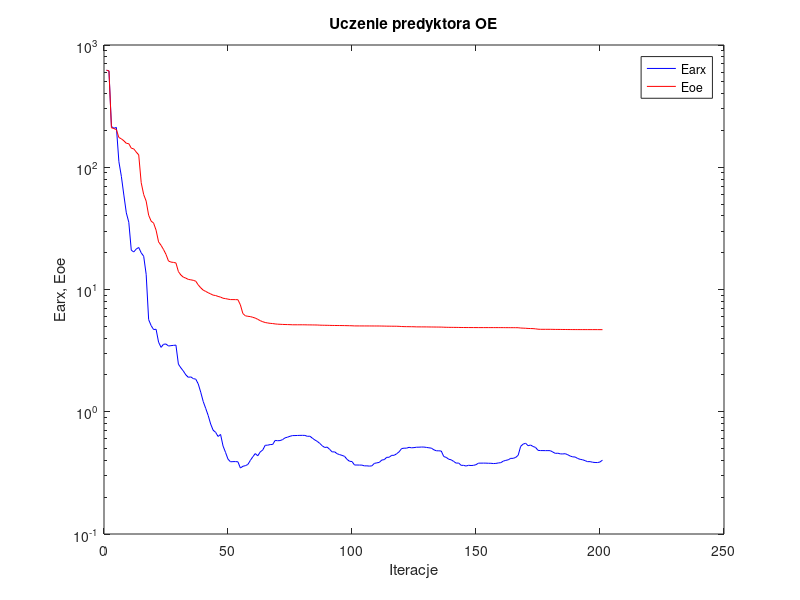
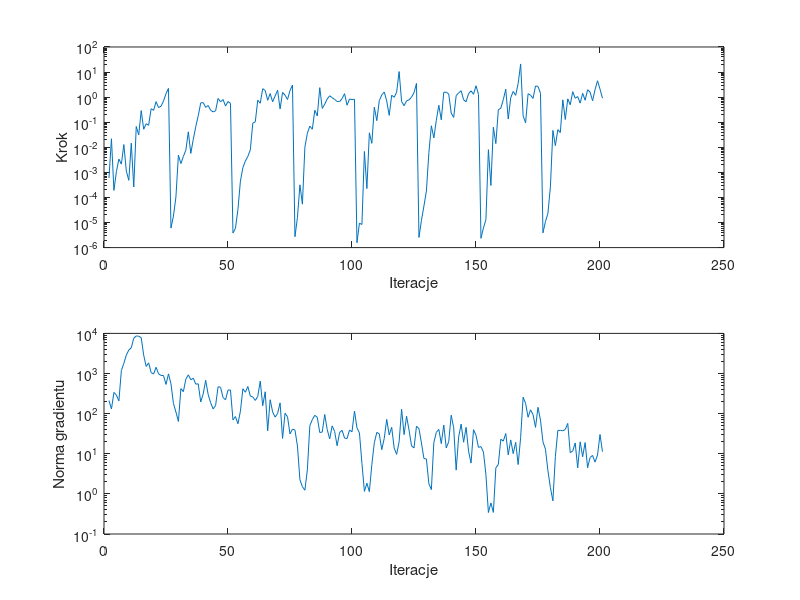

Source code (MATLAB) for these figures, in order:
%uczenie predyktora oe
clear all;
n=0; farx(n+1)=6.217914e+002; foe(n+1)=6.227001e+002; wspucz(n+1)=0.000000e+000; ng(n+1)=0.000000e+000;
%odnowa zmiennej metryki
n=1; farx(n+1)=6.135186e+002; foe(n+1)=6.139590e+002; krok(n+1)=5.945797e-004; ng(n+1)=2.117628e+002;
n=2; farx(n+1)=2.153455e+002; foe(n+1)=2.103120e+002; krok(n+1)=2.191235e-002; ng(n+1)=1.306285e+002;
n=3; farx(n+1)=2.085326e+002; foe(n+1)=2.071234e+002; krok(n+1)=1.915864e-004; ng(n+1)=3.372811e+002;
n=4; farx(n+1)=2.117018e+002; foe(n+1)=2.031883e+002; krok(n+1)=1.072587e-003; ng(n+1)=2.897508e+002;
n=5; farx(n+1)=1.111159e+002; foe(n+1)=1.750069e+002; krok(n+1)=3.390416e-003; ng(n+1)=2.076547e+002;
n=6; farx(n+1)=8.424034e+001; foe(n+1)=1.708923e+002; krok(n+1)=2.133311e-003; ng(n+1)=1.184196e+003;
n=7; farx(n+1)=5.924025e+001; foe(n+1)=1.646101e+002; krok(n+1)=1.285062e-002; ng(n+1)=1.793920e+003;
n=8; farx(n+1)=4.235999e+001; foe(n+1)=1.570111e+002; krok(n+1)=1.120495e-003; ng(n+1)=2.883870e+003;
n=9; farx(n+1)=3.548592e+001; foe(n+1)=1.558874e+002; krok(n+1)=4.820465e-004; ng(n+1)=3.840430e+003;
n=10; farx(n+1)=2.095928e+001; foe(n+1)=1.432369e+002; krok(n+1)=1.464382e-002; ng(n+1)=4.387230e+003;
n=11; farx(n+1)=2.028466e+001; foe(n+1)=1.413344e+002; krok(n+1)=2.615174e-004; ng(n+1)=7.561945e+003;
n=12; farx(n+1)=2.142241e+001; foe(n+1)=1.331663e+002; krok(n+1)=6.754317e-002; ng(n+1)=8.649401e+003;
n=13; farx(n+1)=2.207638e+001; foe(n+1)=1.261430e+002; krok(n+1)=3.094863e-002; ng(n+1)=8.514817e+003;
n=14; farx(n+1)=1.995545e+001; foe(n+1)=7.478136e+001; krok(n+1)=2.905057e-001; ng(n+1)=7.819334e+003;
n=15; farx(n+1)=1.871147e+001; foe(n+1)=5.977603e+001; krok(n+1)=5.244574e-002; ng(n+1)=2.875493e+003;
n=16; farx(n+1)=1.331203e+001; foe(n+1)=5.283641e+001; krok(n+1)=8.693674e-002; ng(n+1)=1.499305e+003;
n=17; farx(n+1)=5.671416e+000; foe(n+1)=4.050763e+001; krok(n+1)=7.551359e-002; ng(n+1)=1.844357e+003;
n=18; farx(n+1)=5.066387e+000; foe(n+1)=3.629298e+001; krok(n+1)=3.457398e-001; ng(n+1)=1.057093e+003;
n=19; farx(n+1)=4.704172e+000; foe(n+1)=3.492432e+001; krok(n+1)=2.974827e-001; ng(n+1)=9.696395e+002;
n=20; farx(n+1)=4.728881e+000; foe(n+1)=3.056460e+001; krok(n+1)=6.614848e-001; ng(n+1)=1.431731e+003;
n=21; farx(n+1)=3.711466e+000; foe(n+1)=2.453087e+001; krok(n+1)=3.827775e-001; ng(n+1)=9.841483e+002;
n=22; farx(n+1)=3.361778e+000; foe(n+1)=2.298023e+001; krok(n+1)=4.352152e-001; ng(n+1)=8.943882e+002;
n=23; farx(n+1)=3.565520e+000; foe(n+1)=2.124114e+001; krok(n+1)=7.011953e-001; ng(n+1)=8.918683e+002;
n=24; farx(n+1)=3.581684e+000; foe(n+1)=1.936911e+001; krok(n+1)=1.371110e+000; ng(n+1)=5.348525e+002;
n=25; farx(n+1)=3.448826e+000; foe(n+1)=1.710100e+001; krok(n+1)=2.228302e+000; ng(n+1)=9.795259e+002;
%odnowa zmiennej metryki
n=26; farx(n+1)=3.474150e+000; foe(n+1)=1.676121e+001; krok(n+1)=5.997350e-006; ng(n+1)=5.543252e+002;
n=27; farx(n+1)=3.490331e+000; foe(n+1)=1.665877e+001; krok(n+1)=1.814366e-005; ng(n+1)=1.791470e+002;
n=28; farx(n+1)=3.510413e+000; foe(n+1)=1.649366e+001; krok(n+1)=1.042068e-004; ng(n+1)=1.099787e+002;
n=29; farx(n+1)=2.450972e+000; foe(n+1)=1.401415e+001; krok(n+1)=4.838912e-003; ng(n+1)=6.369022e+001;
n=30; farx(n+1)=2.285608e+000; foe(n+1)=1.313429e+001; krok(n+1)=2.237201e-003; ng(n+1)=4.202317e+002;
n=31; farx(n+1)=2.152611e+000; foe(n+1)=1.261584e+001; krok(n+1)=4.312903e-003; ng(n+1)=3.530250e+002;
n=32; farx(n+1)=2.003154e+000; foe(n+1)=1.238476e+001; krok(n+1)=7.632150e-003; ng(n+1)=7.259563e+002;
n=33; farx(n+1)=1.913266e+000; foe(n+1)=1.209535e+001; krok(n+1)=4.134280e-002; ng(n+1)=9.260339e+002;
n=34; farx(n+1)=1.928801e+000; foe(n+1)=1.200261e+001; krok(n+1)=5.711090e-003; ng(n+1)=6.975513e+002;
n=35; farx(n+1)=1.866188e+000; foe(n+1)=1.188736e+001; krok(n+1)=2.085765e-002; ng(n+1)=7.648697e+002;
n=36; farx(n+1)=1.847648e+000; foe(n+1)=1.169073e+001; krok(n+1)=6.645935e-002; ng(n+1)=5.433306e+002;
n=37; farx(n+1)=1.688909e+000; foe(n+1)=1.090371e+001; krok(n+1)=1.812098e-001; ng(n+1)=5.529509e+002;
n=38; farx(n+1)=1.445668e+000; foe(n+1)=1.032869e+001; krok(n+1)=5.888949e-001; ng(n+1)=1.950595e+002;
n=39; farx(n+1)=1.213782e+000; foe(n+1)=9.883869e+000; krok(n+1)=6.046342e-001; ng(n+1)=3.105117e+002;
n=40; farx(n+1)=1.066641e+000; foe(n+1)=9.647513e+000; krok(n+1)=3.916078e-001; ng(n+1)=6.784608e+002;
n=41; farx(n+1)=9.334557e-001; foe(n+1)=9.411382e+000; krok(n+1)=4.641165e-001; ng(n+1)=3.007994e+002;
n=42; farx(n+1)=7.944186e-001; foe(n+1)=9.202730e+000; krok(n+1)=3.001130e-001; ng(n+1)=1.867482e+002;
n=43; farx(n+1)=7.065823e-001; foe(n+1)=8.993848e+000; krok(n+1)=2.577175e-001; ng(n+1)=1.310662e+002;
n=44; farx(n+1)=6.792214e-001; foe(n+1)=8.927769e+000; krok(n+1)=2.847814e-001; ng(n+1)=1.599039e+002;
n=45; farx(n+1)=6.276610e-001; foe(n+1)=8.778918e+000; krok(n+1)=8.904025e-001; ng(n+1)=4.685324e+002;
n=46; farx(n+1)=6.526016e-001; foe(n+1)=8.664169e+000; krok(n+1)=6.480438e-001; ng(n+1)=4.535924e+002;
n=47; farx(n+1)=5.247125e-001; foe(n+1)=8.484515e+000; krok(n+1)=8.027177e-001; ng(n+1)=2.514537e+002;
n=48; farx(n+1)=4.650788e-001; foe(n+1)=8.422859e+000; krok(n+1)=4.423764e-001; ng(n+1)=2.208351e+002;
n=49; farx(n+1)=4.093868e-001; foe(n+1)=8.340731e+000; krok(n+1)=6.710813e-001; ng(n+1)=3.871553e+002;
n=50; farx(n+1)=3.896919e-001; foe(n+1)=8.272314e+000; krok(n+1)=5.636152e-001; ng(n+1)=3.871521e+002;
%odnowa zmiennej metryki
n=51; farx(n+1)=3.909480e-001; foe(n+1)=8.270174e+000; krok(n+1)=3.792618e-006; ng(n+1)=6.971721e+001;
n=52; farx(n+1)=3.911669e-001; foe(n+1)=8.263871e+000; krok(n+1)=5.852529e-006; ng(n+1)=8.451121e+001;
n=53; farx(n+1)=3.897060e-001; foe(n+1)=8.251956e+000; krok(n+1)=3.273007e-005; ng(n+1)=5.607836e+001;
n=54; farx(n+1)=3.463222e-001; foe(n+1)=7.481160e+000; krok(n+1)=4.465528e-004; ng(n+1)=1.145019e+002;
n=55; farx(n+1)=3.581347e-001; foe(n+1)=6.354670e+000; krok(n+1)=1.548346e-003; ng(n+1)=4.169597e+002;
n=56; farx(n+1)=3.622367e-001; foe(n+1)=6.093788e+000; krok(n+1)=2.818159e-003; ng(n+1)=3.412198e+002;
n=57; farx(n+1)=3.703932e-001; foe(n+1)=6.035926e+000; krok(n+1)=4.337081e-003; ng(n+1)=4.756216e+002;
n=58; farx(n+1)=3.996719e-001; foe(n+1)=6.005387e+000; krok(n+1)=7.932207e-003; ng(n+1)=2.738222e+002;
n=59; farx(n+1)=4.281481e-001; foe(n+1)=5.922978e+000; krok(n+1)=9.228634e-002; ng(n+1)=2.605316e+002;
n=60; farx(n+1)=4.548646e-001; foe(n+1)=5.837310e+000; krok(n+1)=1.036878e-001; ng(n+1)=2.134222e+002;
n=61; farx(n+1)=4.360801e-001; foe(n+1)=5.702239e+000; krok(n+1)=7.560816e-001; ng(n+1)=2.676040e+002;
n=62; farx(n+1)=4.692448e-001; foe(n+1)=5.560637e+000; krok(n+1)=5.727234e-001; ng(n+1)=6.465239e+002;
n=63; farx(n+1)=4.864623e-001; foe(n+1)=5.451773e+000; krok(n+1)=2.168622e+000; ng(n+1)=1.577616e+002;
n=64; farx(n+1)=5.316540e-001; foe(n+1)=5.370232e+000; krok(n+1)=1.841069e+000; ng(n+1)=3.507214e+002;
n=65; farx(n+1)=5.329426e-001; foe(n+1)=5.324318e+000; krok(n+1)=7.487569e-001; ng(n+1)=3.720760e+001;
n=66; farx(n+1)=5.389869e-001; foe(n+1)=5.286838e+000; krok(n+1)=1.386016e+000; ng(n+1)=2.222656e+002;
n=67; farx(n+1)=5.397134e-001; foe(n+1)=5.266202e+000; krok(n+1)=6.524460e-001; ng(n+1)=1.101628e+002;
n=68; farx(n+1)=5.825374e-001; foe(n+1)=5.229858e+000; krok(n+1)=1.120145e+000; ng(n+1)=8.198519e+001;
n=69; farx(n+1)=5.796326e-001; foe(n+1)=5.206155e+000; krok(n+1)=1.882680e+000; ng(n+1)=1.009690e+002;
n=70; farx(n+1)=5.809118e-001; foe(n+1)=5.193567e+000; krok(n+1)=3.374549e-001; ng(n+1)=1.852944e+002;
n=71; farx(n+1)=5.915410e-001; foe(n+1)=5.180420e+000; krok(n+1)=1.535351e+000; ng(n+1)=2.416865e+001;
n=72; farx(n+1)=6.115094e-001; foe(n+1)=5.171859e+000; krok(n+1)=1.203864e+000; ng(n+1)=1.024182e+002;
n=73; farx(n+1)=6.195015e-001; foe(n+1)=5.165347e+000; krok(n+1)=8.043035e-001; ng(n+1)=8.314945e+001;
n=74; farx(n+1)=6.301878e-001; foe(n+1)=5.157591e+000; krok(n+1)=1.834237e+000; ng(n+1)=3.122144e+001;
n=75; farx(n+1)=6.382646e-001; foe(n+1)=5.146419e+000; krok(n+1)=3.028612e+000; ng(n+1)=4.121297e+001;
%odnowa zmiennej metryki
n=76; farx(n+1)=6.386680e-001; foe(n+1)=5.145454e+000; krok(n+1)=2.722567e-006; ng(n+1)=3.890068e+001;
n=77; farx(n+1)=6.397789e-001; foe(n+1)=5.144914e+000; krok(n+1)=1.592832e-005; ng(n+1)=1.563759e+001;
n=78; farx(n+1)=6.408974e-001; foe(n+1)=5.144622e+000; krok(n+1)=3.185772e-004; ng(n+1)=2.251629e+000;
n=79; farx(n+1)=6.410933e-001; foe(n+1)=5.144607e+000; krok(n+1)=5.394830e-005; ng(n+1)=1.512820e+000;
n=80; farx(n+1)=6.405231e-001; foe(n+1)=5.142858e+000; krok(n+1)=1.012568e-002; ng(n+1)=1.234228e+000;
n=81; farx(n+1)=6.296416e-001; foe(n+1)=5.136701e+000; krok(n+1)=3.631321e-002; ng(n+1)=3.989588e+000;
n=82; farx(n+1)=6.311943e-001; foe(n+1)=5.134595e+000; krok(n+1)=6.963444e-002; ng(n+1)=5.042829e+001;
n=83; farx(n+1)=6.084681e-001; foe(n+1)=5.131095e+000; krok(n+1)=5.266571e-002; ng(n+1)=7.083772e+001;
n=84; farx(n+1)=5.880204e-001; foe(n+1)=5.128009e+000; krok(n+1)=2.997685e-001; ng(n+1)=9.095896e+001;
n=85; farx(n+1)=5.723462e-001; foe(n+1)=5.123240e+000; krok(n+1)=1.775417e-001; ng(n+1)=8.101940e+001;
n=86; farx(n+1)=5.509796e-001; foe(n+1)=5.109692e+000; krok(n+1)=2.387547e+000; ng(n+1)=3.381684e+001;
n=87; farx(n+1)=5.265964e-001; foe(n+1)=5.102959e+000; krok(n+1)=3.550835e-001; ng(n+1)=3.476091e+001;
n=88; farx(n+1)=5.103295e-001; foe(n+1)=5.098217e+000; krok(n+1)=5.249576e-001; ng(n+1)=9.548998e+001;
n=89; farx(n+1)=5.137743e-001; foe(n+1)=5.093952e+000; krok(n+1)=8.456470e-001; ng(n+1)=4.019143e+001;
n=90; farx(n+1)=4.920851e-001; foe(n+1)=5.087779e+000; krok(n+1)=1.131462e+000; ng(n+1)=2.342896e+001;
n=91; farx(n+1)=4.693209e-001; foe(n+1)=5.081361e+000; krok(n+1)=9.528451e-001; ng(n+1)=4.951752e+001;
n=92; farx(n+1)=4.699403e-001; foe(n+1)=5.078320e+000; krok(n+1)=8.127796e-001; ng(n+1)=3.579205e+001;
n=93; farx(n+1)=4.536480e-001; foe(n+1)=5.075050e+000; krok(n+1)=6.710813e-001; ng(n+1)=1.584363e+001;
n=94; farx(n+1)=4.460258e-001; foe(n+1)=5.072979e+000; krok(n+1)=6.620810e-001; ng(n+1)=3.384376e+001;
n=95; farx(n+1)=4.396929e-001; foe(n+1)=5.070772e+000; krok(n+1)=8.726755e-001; ng(n+1)=3.841988e+001;
n=96; farx(n+1)=4.317022e-001; foe(n+1)=5.066573e+000; krok(n+1)=1.374295e+000; ng(n+1)=2.455190e+001;
n=97; farx(n+1)=4.078569e-001; foe(n+1)=5.061371e+000; krok(n+1)=4.756263e-001; ng(n+1)=2.391754e+001;
n=98; farx(n+1)=3.935181e-001; foe(n+1)=5.057110e+000; krok(n+1)=8.457767e-001; ng(n+1)=3.912143e+001;
n=99; farx(n+1)=3.915598e-001; foe(n+1)=5.050386e+000; krok(n+1)=7.970783e-001; ng(n+1)=3.522265e+001;
n=100; farx(n+1)=3.668229e-001; foe(n+1)=5.037433e+000; krok(n+1)=8.224396e-001; ng(n+1)=1.158088e+002;
%odnowa zmiennej metryki
n=101; farx(n+1)=3.667086e-001; foe(n+1)=5.036847e+000; krok(n+1)=1.560170e-006; ng(n+1)=4.424412e+001;
n=102; farx(n+1)=3.663394e-001; foe(n+1)=5.035444e+000; krok(n+1)=9.456357e-006; ng(n+1)=3.301842e+001;
n=103; farx(n+1)=3.660837e-001; foe(n+1)=5.035398e+000; krok(n+1)=8.329312e-006; ng(n+1)=5.777701e+000;
n=104; farx(n+1)=3.609675e-001; foe(n+1)=5.033980e+000; krok(n+1)=6.800237e-003; ng(n+1)=1.155390e+000;
n=105; farx(n+1)=3.610674e-001; foe(n+1)=5.033820e+000; krok(n+1)=2.263251e-004; ng(n+1)=1.839496e+000;
n=106; farx(n+1)=3.592092e-001; foe(n+1)=5.032822e+000; krok(n+1)=3.789541e-002; ng(n+1)=1.138729e+000;
n=107; farx(n+1)=3.608020e-001; foe(n+1)=5.031952e+000; krok(n+1)=1.438335e-002; ng(n+1)=5.440041e+000;
n=108; farx(n+1)=3.779634e-001; foe(n+1)=5.030172e+000; krok(n+1)=3.963765e-001; ng(n+1)=1.874277e+001;
n=109; farx(n+1)=3.819693e-001; foe(n+1)=5.029813e+000; krok(n+1)=1.150668e-001; ng(n+1)=3.414182e+001;
n=110; farx(n+1)=3.851234e-001; foe(n+1)=5.028878e+000; krok(n+1)=7.215816e-001; ng(n+1)=3.138623e+001;
n=111; farx(n+1)=4.026851e-001; foe(n+1)=5.024795e+000; krok(n+1)=1.230345e+000; ng(n+1)=1.265738e+001;
n=112; farx(n+1)=4.057581e-001; foe(n+1)=5.020621e+000; krok(n+1)=1.601772e+000; ng(n+1)=2.417576e+001;
n=113; farx(n+1)=4.238461e-001; foe(n+1)=5.014761e+000; krok(n+1)=7.011953e-001; ng(n+1)=7.184487e+001;
n=114; farx(n+1)=4.244822e-001; foe(n+1)=5.012961e+000; krok(n+1)=1.872762e-001; ng(n+1)=2.948177e+001;
n=115; farx(n+1)=4.399805e-001; foe(n+1)=5.008925e+000; krok(n+1)=1.189063e+000; ng(n+1)=4.572385e+001;
n=116; farx(n+1)=4.403632e-001; foe(n+1)=5.007767e+000; krok(n+1)=9.876806e-001; ng(n+1)=1.390045e+001;
n=117; farx(n+1)=4.532393e-001; foe(n+1)=5.005889e+000; krok(n+1)=1.569476e+000; ng(n+1)=9.661407e+000;
n=118; farx(n+1)=4.705311e-001; foe(n+1)=4.996745e+000; krok(n+1)=1.046054e+001; ng(n+1)=2.001541e+001;
n=119; farx(n+1)=4.997488e-001; foe(n+1)=4.979405e+000; krok(n+1)=6.643777e-001; ng(n+1)=1.286390e+002;
n=120; farx(n+1)=5.036787e-001; foe(n+1)=4.971572e+000; krok(n+1)=4.556164e-001; ng(n+1)=2.999913e+001;
n=121; farx(n+1)=5.037301e-001; foe(n+1)=4.966354e+000; krok(n+1)=7.101669e-001; ng(n+1)=8.635106e+001;
n=122; farx(n+1)=5.116233e-001; foe(n+1)=4.963778e+000; krok(n+1)=7.773108e-001; ng(n+1)=3.882444e+001;
n=123; farx(n+1)=5.070794e-001; foe(n+1)=4.960753e+000; krok(n+1)=9.961132e-001; ng(n+1)=1.580495e+001;
n=124; farx(n+1)=5.089115e-001; foe(n+1)=4.957140e+000; krok(n+1)=1.505055e+000; ng(n+1)=1.394556e+001;
n=125; farx(n+1)=5.126631e-001; foe(n+1)=4.946937e+000; krok(n+1)=3.524988e+000; ng(n+1)=4.864233e+001;
%odnowa zmiennej metryki
n=126; farx(n+1)=5.130426e-001; foe(n+1)=4.945992e+000; krok(n+1)=2.542898e-006; ng(n+1)=4.221857e+001;
n=127; farx(n+1)=5.145254e-001; foe(n+1)=4.944800e+000; krok(n+1)=1.225273e-005; ng(n+1)=1.854802e+001;
n=128; farx(n+1)=5.142116e-001; foe(n+1)=4.944368e+000; krok(n+1)=4.554340e-005; ng(n+1)=7.614137e+000;
n=129; farx(n+1)=5.108531e-001; foe(n+1)=4.942765e+000; krok(n+1)=1.802468e-004; ng(n+1)=7.390678e+000;
n=130; farx(n+1)=5.072938e-001; foe(n+1)=4.938698e+000; krok(n+1)=6.193383e-003; ng(n+1)=1.790856e+000;
n=131; farx(n+1)=5.038620e-001; foe(n+1)=4.935553e+000; krok(n+1)=7.208292e-002; ng(n+1)=1.279857e+000;
n=132; farx(n+1)=4.885257e-001; foe(n+1)=4.933558e+000; krok(n+1)=2.357847e-002; ng(n+1)=1.915135e+001;
n=133; farx(n+1)=4.794068e-001; foe(n+1)=4.930751e+000; krok(n+1)=1.202792e-001; ng(n+1)=3.401362e+001;
n=134; farx(n+1)=4.792434e-001; foe(n+1)=4.928527e+000; krok(n+1)=4.747686e-001; ng(n+1)=4.051777e+001;
n=135; farx(n+1)=4.771839e-001; foe(n+1)=4.925997e+000; krok(n+1)=1.251841e-001; ng(n+1)=1.793474e+001;
n=136; farx(n+1)=4.300000e-001; foe(n+1)=4.916170e+000; krok(n+1)=1.569476e+000; ng(n+1)=5.215586e+001;
n=137; farx(n+1)=4.233302e-001; foe(n+1)=4.908412e+000; krok(n+1)=1.569476e+000; ng(n+1)=1.395671e+001;
n=138; farx(n+1)=4.088312e-001; foe(n+1)=4.903619e+000; krok(n+1)=1.342163e+000; ng(n+1)=1.994892e+001;
n=139; farx(n+1)=4.045085e-001; foe(n+1)=4.901735e+000; krok(n+1)=2.317569e-001; ng(n+1)=9.122172e+001;
n=140; farx(n+1)=3.923900e-001; foe(n+1)=4.899997e+000; krok(n+1)=1.550674e-001; ng(n+1)=4.467174e+001;
n=141; farx(n+1)=3.797889e-001; foe(n+1)=4.897286e+000; krok(n+1)=1.145447e+000; ng(n+1)=3.914320e+000;
n=142; farx(n+1)=3.808953e-001; foe(n+1)=4.893943e+000; krok(n+1)=1.477307e+000; ng(n+1)=2.611212e+001;
n=143; farx(n+1)=3.645086e-001; foe(n+1)=4.889559e+000; krok(n+1)=1.800219e+000; ng(n+1)=5.490964e+001;
n=144; farx(n+1)=3.643854e-001; foe(n+1)=4.887415e+000; krok(n+1)=7.847380e-001; ng(n+1)=1.941857e+001;
n=145; farx(n+1)=3.596859e-001; foe(n+1)=4.885305e+000; krok(n+1)=6.537835e-001; ng(n+1)=4.542396e+001;
n=146; farx(n+1)=3.649039e-001; foe(n+1)=4.884093e+000; krok(n+1)=1.368663e+000; ng(n+1)=1.165243e+001;
n=147; farx(n+1)=3.632194e-001; foe(n+1)=4.883271e+000; krok(n+1)=1.784434e+000; ng(n+1)=5.855188e+000;
n=148; farx(n+1)=3.644244e-001; foe(n+1)=4.882547e+000; krok(n+1)=1.295594e+000; ng(n+1)=3.987860e+001;
n=149; farx(n+1)=3.690074e-001; foe(n+1)=4.880894e+000; krok(n+1)=2.840668e+000; ng(n+1)=2.886433e+001;
n=150; farx(n+1)=3.798778e-001; foe(n+1)=4.879533e+000; krok(n+1)=1.296088e+000; ng(n+1)=1.443554e+001;
%odnowa zmiennej metryki
n=151; farx(n+1)=3.799014e-001; foe(n+1)=4.879440e+000; krok(n+1)=2.343927e-006; ng(n+1)=1.504620e+001;
n=152; farx(n+1)=3.800962e-001; foe(n+1)=4.879286e+000; krok(n+1)=6.098994e-006; ng(n+1)=1.102941e+001;
n=153; farx(n+1)=3.799372e-001; foe(n+1)=4.879266e+000; krok(n+1)=1.302585e-005; ng(n+1)=3.012212e+000;
n=154; farx(n+1)=3.790868e-001; foe(n+1)=4.879083e+000; krok(n+1)=8.023134e-003; ng(n+1)=3.426119e-001;
n=155; farx(n+1)=3.788134e-001; foe(n+1)=4.879070e+000; krok(n+1)=3.003772e-004; ng(n+1)=5.943125e-001;
n=156; farx(n+1)=3.769801e-001; foe(n+1)=4.878653e+000; krok(n+1)=6.345766e-002; ng(n+1)=3.457562e-001;
n=157; farx(n+1)=3.778728e-001; foe(n+1)=4.878611e+000; krok(n+1)=1.405854e-002; ng(n+1)=4.480635e+000;
n=158; farx(n+1)=3.812116e-001; foe(n+1)=4.878061e+000; krok(n+1)=3.106282e-001; ng(n+1)=5.402850e+000;
n=159; farx(n+1)=3.832012e-001; foe(n+1)=4.877886e+000; krok(n+1)=3.619299e-001; ng(n+1)=2.303393e+001;
n=160; farx(n+1)=3.946653e-001; foe(n+1)=4.876555e+000; krok(n+1)=7.926233e-001; ng(n+1)=2.067748e+001;
n=161; farx(n+1)=4.000307e-001; foe(n+1)=4.874161e+000; krok(n+1)=2.081446e+000; ng(n+1)=3.191493e+001;
n=162; farx(n+1)=4.047494e-001; foe(n+1)=4.873828e+000; krok(n+1)=1.337651e-001; ng(n+1)=9.388727e+000;
n=163; farx(n+1)=4.156218e-001; foe(n+1)=4.872581e+000; krok(n+1)=9.512526e-001; ng(n+1)=2.215124e+001;
n=164; farx(n+1)=4.158691e-001; foe(n+1)=4.871718e+000; krok(n+1)=1.691553e+000; ng(n+1)=1.006794e+001;
n=165; farx(n+1)=4.229955e-001; foe(n+1)=4.871176e+000; krok(n+1)=1.180120e+000; ng(n+1)=1.924164e+001;
n=166; farx(n+1)=4.405843e-001; foe(n+1)=4.869063e+000; krok(n+1)=3.529274e+000; ng(n+1)=5.379365e+000;
n=167; farx(n+1)=5.207011e-001; foe(n+1)=4.840682e+000; krok(n+1)=2.104300e+001; ng(n+1)=2.573119e+001;
n=168; farx(n+1)=5.435190e-001; foe(n+1)=4.830054e+000; krok(n+1)=1.794664e-001; ng(n+1)=2.572435e+002;
n=169; farx(n+1)=5.526100e-001; foe(n+1)=4.819153e+000; krok(n+1)=9.464413e-002; ng(n+1)=1.795482e+002;
n=170; farx(n+1)=5.274008e-001; foe(n+1)=4.802095e+000; krok(n+1)=1.371445e+000; ng(n+1)=8.121431e+001;
n=171; farx(n+1)=5.343362e-001; foe(n+1)=4.793927e+000; krok(n+1)=1.194991e+000; ng(n+1)=1.246934e+002;
n=172; farx(n+1)=5.201082e-001; foe(n+1)=4.787541e+000; krok(n+1)=8.897574e-001; ng(n+1)=9.437152e+001;
n=173; farx(n+1)=5.108104e-001; foe(n+1)=4.766524e+000; krok(n+1)=2.781976e+000; ng(n+1)=4.550220e+001;
n=174; farx(n+1)=4.835268e-001; foe(n+1)=4.735459e+000; krok(n+1)=2.684325e+000; ng(n+1)=1.439521e+002;
n=175; farx(n+1)=4.813329e-001; foe(n+1)=4.724815e+000; krok(n+1)=1.422745e+000; ng(n+1)=6.878691e+001;
%odnowa zmiennej metryki
n=176; farx(n+1)=4.812595e-001; foe(n+1)=4.724574e+000; krok(n+1)=3.873148e-006; ng(n+1)=1.986669e+001;
n=177; farx(n+1)=4.807728e-001; foe(n+1)=4.724185e+000; krok(n+1)=1.083629e-005; ng(n+1)=1.303166e+001;
n=178; farx(n+1)=4.810214e-001; foe(n+1)=4.724129e+000; krok(n+1)=2.322634e-005; ng(n+1)=3.776943e+000;
n=179; farx(n+1)=4.801925e-001; foe(n+1)=4.724018e+000; krok(n+1)=2.647244e-004; ng(n+1)=1.429841e+000;
n=180; farx(n+1)=4.677170e-001; foe(n+1)=4.720051e+000; krok(n+1)=4.703530e-002; ng(n+1)=6.713972e-001;
n=181; farx(n+1)=4.567011e-001; foe(n+1)=4.714625e+000; krok(n+1)=1.165911e-002; ng(n+1)=8.511221e+000;
n=182; farx(n+1)=4.582820e-001; foe(n+1)=4.713986e+000; krok(n+1)=5.055608e-002; ng(n+1)=3.795672e+001;
n=183; farx(n+1)=4.522543e-001; foe(n+1)=4.712959e+000; krok(n+1)=3.879553e-002; ng(n+1)=3.834854e+001;
n=184; farx(n+1)=4.517637e-001; foe(n+1)=4.708841e+000; krok(n+1)=7.808753e-001; ng(n+1)=3.731392e+001;
n=185; farx(n+1)=4.538728e-001; foe(n+1)=4.707938e+000; krok(n+1)=1.283701e-001; ng(n+1)=4.036917e+001;
n=186; farx(n+1)=4.449164e-001; foe(n+1)=4.705199e+000; krok(n+1)=8.536620e-001; ng(n+1)=5.708089e+001;
n=187; farx(n+1)=4.340901e-001; foe(n+1)=4.703043e+000; krok(n+1)=4.953016e-001; ng(n+1)=1.064970e+001;
n=188; farx(n+1)=4.276075e-001; foe(n+1)=4.701769e+000; krok(n+1)=1.651241e+000; ng(n+1)=1.176124e+001;
n=189; farx(n+1)=4.263761e-001; foe(n+1)=4.700927e+000; krok(n+1)=9.001093e-001; ng(n+1)=1.861637e+001;
n=190; farx(n+1)=4.147024e-001; foe(n+1)=4.699953e+000; krok(n+1)=1.054352e+000; ng(n+1)=4.451789e+000;
n=191; farx(n+1)=4.081593e-001; foe(n+1)=4.699538e+000; krok(n+1)=5.786742e-001; ng(n+1)=1.983083e+001;
n=192; farx(n+1)=4.046544e-001; foe(n+1)=4.698950e+000; krok(n+1)=1.422745e+000; ng(n+1)=8.421573e+000;
n=193; farx(n+1)=3.980898e-001; foe(n+1)=4.698579e+000; krok(n+1)=7.525649e-001; ng(n+1)=1.901146e+001;
n=194; farx(n+1)=3.906374e-001; foe(n+1)=4.698162e+000; krok(n+1)=1.974020e+000; ng(n+1)=4.483271e+000;
n=195; farx(n+1)=3.908752e-001; foe(n+1)=4.697937e+000; krok(n+1)=1.585506e+000; ng(n+1)=8.095600e+000;
n=196; farx(n+1)=3.864928e-001; foe(n+1)=4.697771e+000; krok(n+1)=7.178655e-001; ng(n+1)=9.071871e+000;
n=197; farx(n+1)=3.844965e-001; foe(n+1)=4.697513e+000; krok(n+1)=1.981804e+000; ng(n+1)=6.199099e+000;
n=198; farx(n+1)=3.841785e-001; foe(n+1)=4.696612e+000; krok(n+1)=4.508922e+000; ng(n+1)=9.293002e+000;
n=199; farx(n+1)=3.881256e-001; foe(n+1)=4.695311e+000; krok(n+1)=2.094318e+000; ng(n+1)=3.016246e+001;
n=200; farx(n+1)=4.023466e-001; foe(n+1)=4.693970e+000; krok(n+1)=9.089030e-001; ng(n+1)=1.126678e+001;

figure; semilogy(farx,'b'); hold on; semilogy(foe,'r'); xlabel('Iteracje'); ylabel('Earx, Eoe'); legend('Earx','Eoe'); title('Uczenie predyktora OE');
figure; subplot(2,1,1); semilogy(krok); xlabel('Iteracje'); ylabel('Krok');
subplot(2,1,2); semilogy(ng); xlabel('Iteracje'); ylabel('Norma gradientu');
Earx=farx(n+1)
Eoe=foe(n+1)
